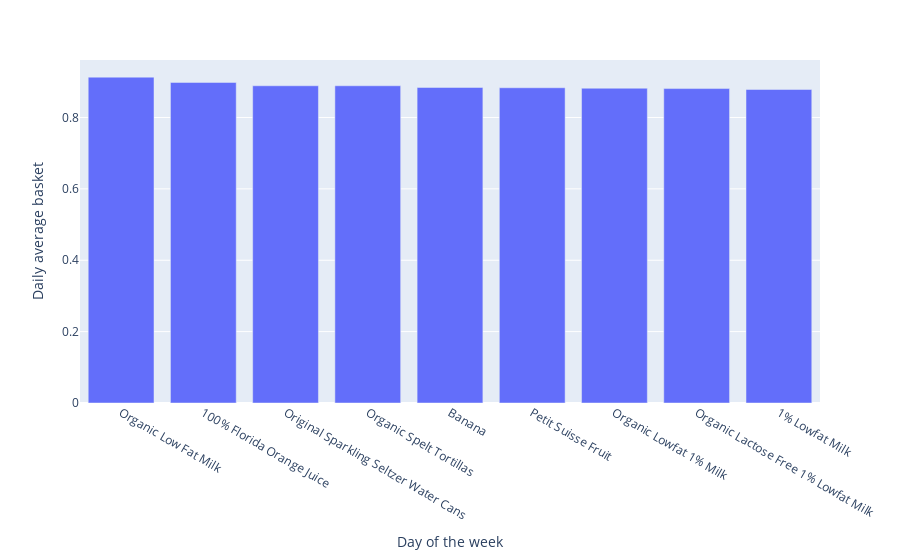

The notebook cell saved with this chart:
### Code cell
Q1_df_pd = Q1_df.toPandas()
fig = px.bar(Q1_df_pd[1:10],
             x="product_name",
             y="reorder_percentage")
fig.update_layout(xaxis_title='Products', yaxis_title='Reorder percentage')
fig.show()

### Figure 1 — Plotly figure (JSON) as saved in the notebook; plotly's stock layout.template omitted (floating-point values rounded to 4 significant figures)
{"data": [{"alignmentgroup": "True", "hovertemplate": "product_name=%{x}<br>reorder_percentage=%{y}<extra></extra>", "legendgroup": "", "marker": {"color": "#636efa", "pattern": {"shape": ""}}, "name": "", "offsetgroup": "", "orientation": "v", "showlegend": false, "textposition": "auto", "type": "bar", "x": ["Organic Low Fat Milk", "100% Florida Orange Juice", "Original Sparkling Seltzer Water Cans", "Organic Spelt Tortillas", "Banana", "Petit Suisse Fruit", "Organic Lowfat 1% Milk", "Organic Lactose Free 1% Lowfat Milk", "1% Lowfat Milk"], "xaxis": "x", "y": [0.913, 0.8983, 0.8889, 0.8889, 0.8842, 0.8833, 0.882, 0.881, 0.8785], "yaxis": "y"}], "layout": {"autosize": true, "barmode": "relative", "legend": {"tracegroupgap": 0}, "margin": {"t": 60}, "xaxis": {"anchor": "y", "autorange": true, "domain": [0, 1], "range": [-0.5, 8.5], "title": {"text": "Day of the week"}, "type": "category"}, "yaxis": {"anchor": "x", "autorange": true, "domain": [0, 1], "range": [0, 0.9611], "title": {"text": "Daily average basket"}, "type": "linear"}}}
